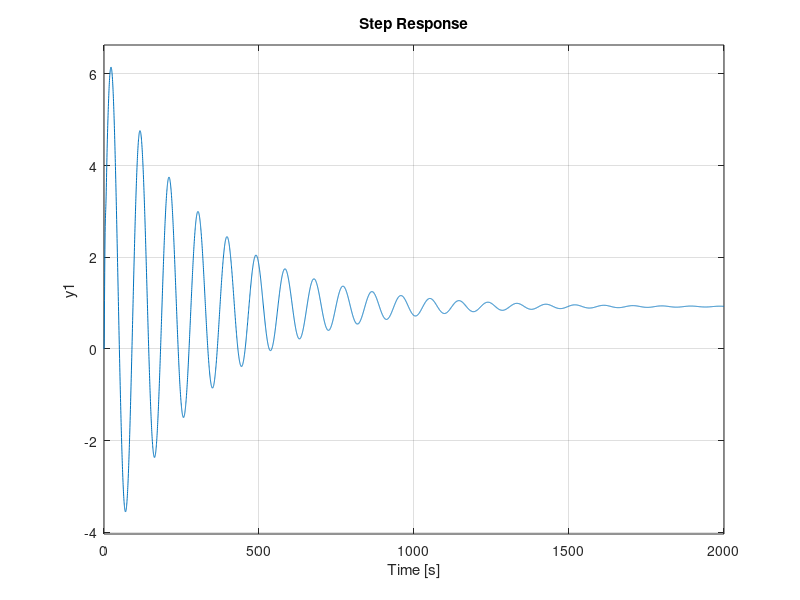
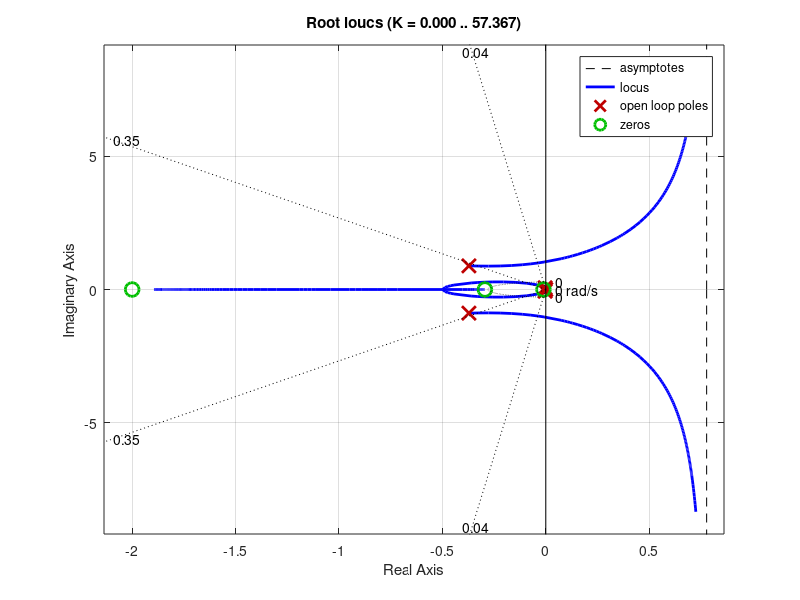
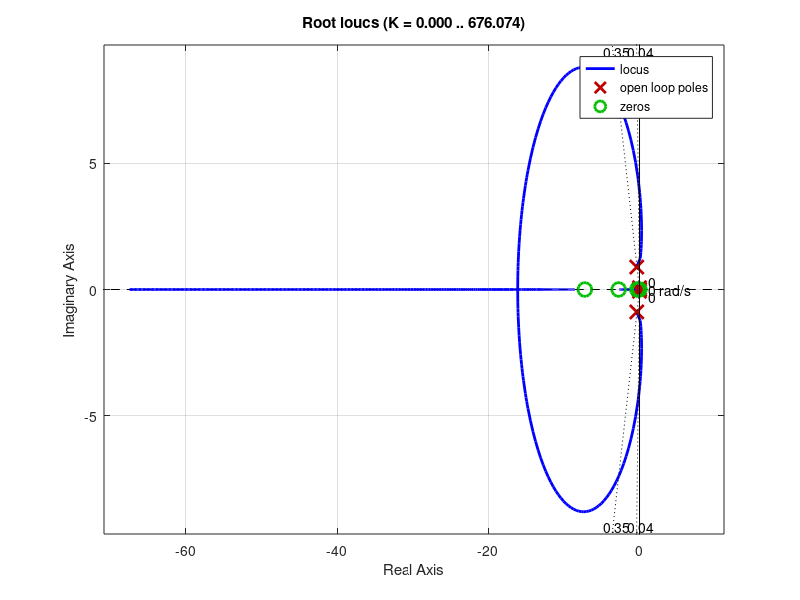
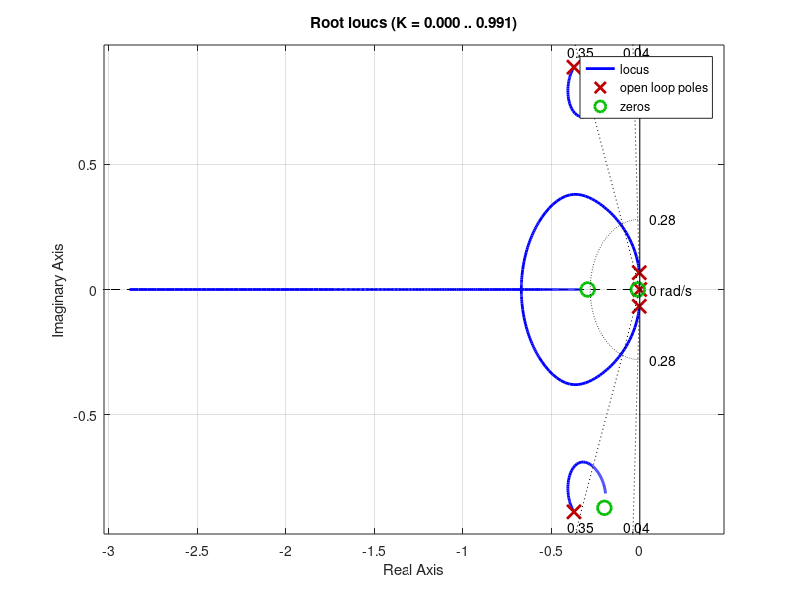

These figures' MATLAB source, in order:
%% Sample PID Control
% Author: Mark Yost
% Last edited 1/7/2018
% Email: yost772@gmail.com

%% Analysis of sample control system

clear all
close all;

G=tf([1.158, 0.3542, 0.00387],[1, 0.7504, 0.9355, 0.00946, 0.00419]);
step(G)

zeta=[0.04, 0.35];
wn=0.28;
%To make steady state error from a step input zero, we just need an
%intergral term, the value isn't important but shouldn't make the rest of
%the process difficult. 
Ti=2;
for Td=[0,0.1,2.5,4]
    sysC=tf([Td,1,Ti],[1,0]);
    figure;
    rlocus(sysC*G);
    sgrid(zeta,wn)
end

%Choose Td=1, 
Td=4;
K=0.101;
sysC=tf([Td,1,Ti],[1,0]);
figure;
sys_PID=K*sysC*G;
sysYR=feedback(K*sysC*G,1);
step(sysYR)
damp(sysYR)

